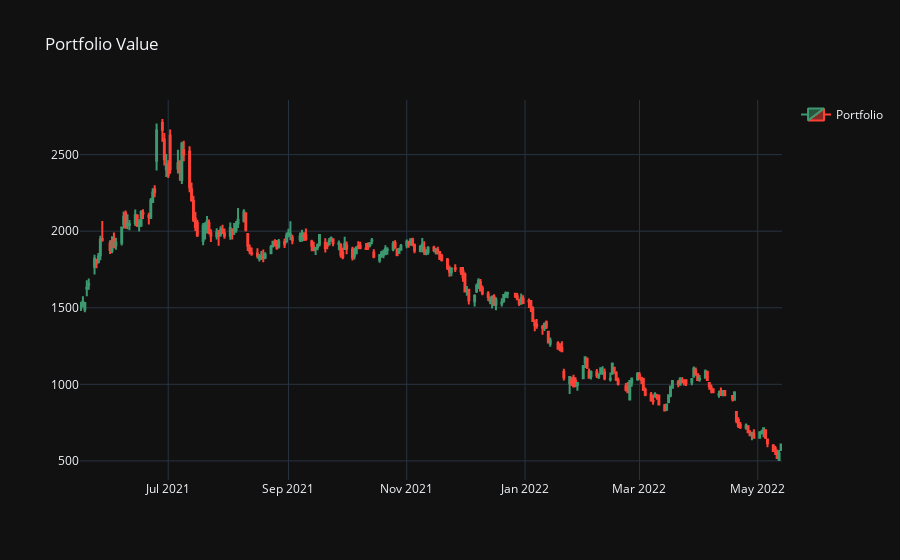

Notebook code cell kept with this figure:
### Code cell
analyse_portfolio(['ARKK', 'SPCE', 'NFLX'], [5, 25, 1.2])

### Figure 1 — Plotly figure (JSON) as saved in the notebook; plotly's stock layout.template omitted (floating-point values rounded to 4 significant figures; data arrays with more than 128 entries replaced by an {"elided": "..."} marker saying what was removed)
{"data": [{"close": {"elided": "252 float values"}, "high": {"elided": "252 float values"}, "low": {"elided": "252 float values"}, "name": "Portfolio", "open": {"elided": "252 float values"}, "showlegend": true, "type": "candlestick", "x": {"elided": "252 str values"}}], "layout": {"title": {"text": "Portfolio Value"}, "xaxis": {"rangeslider": {"visible": false}}}}
